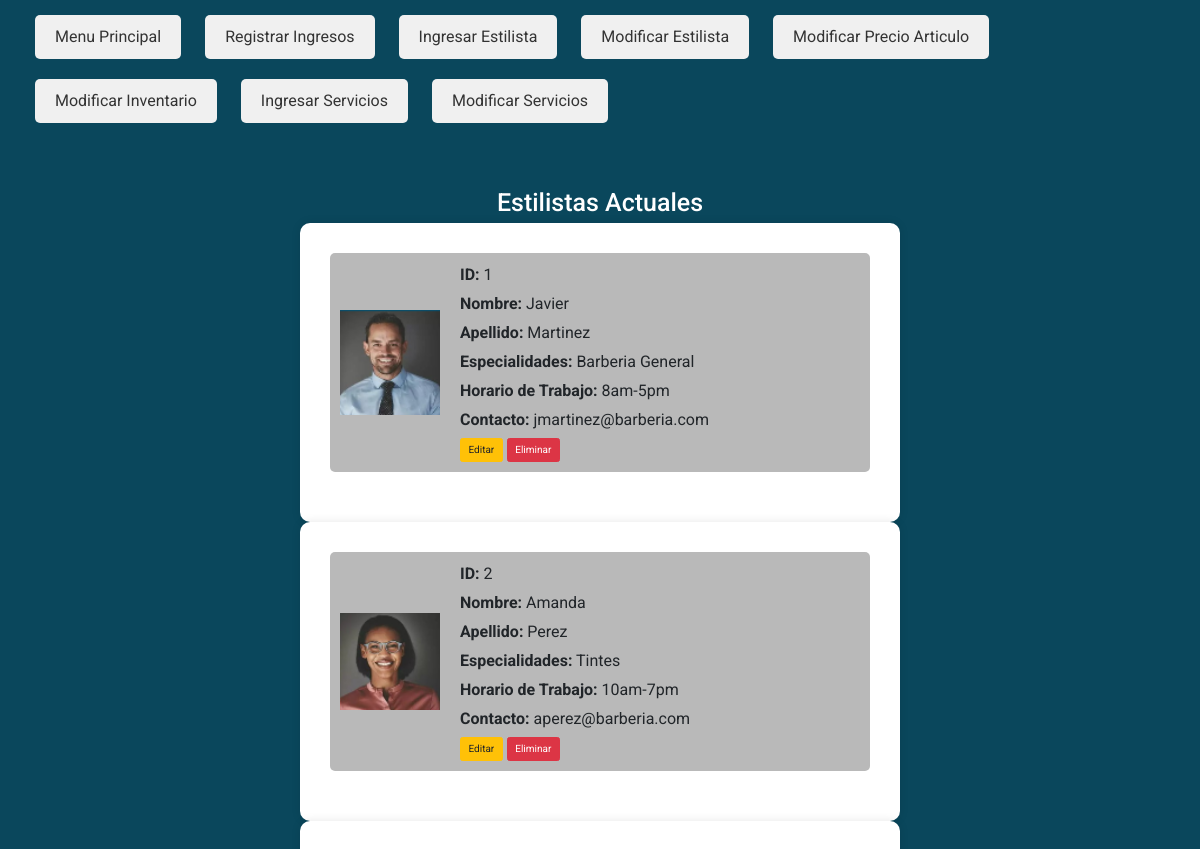
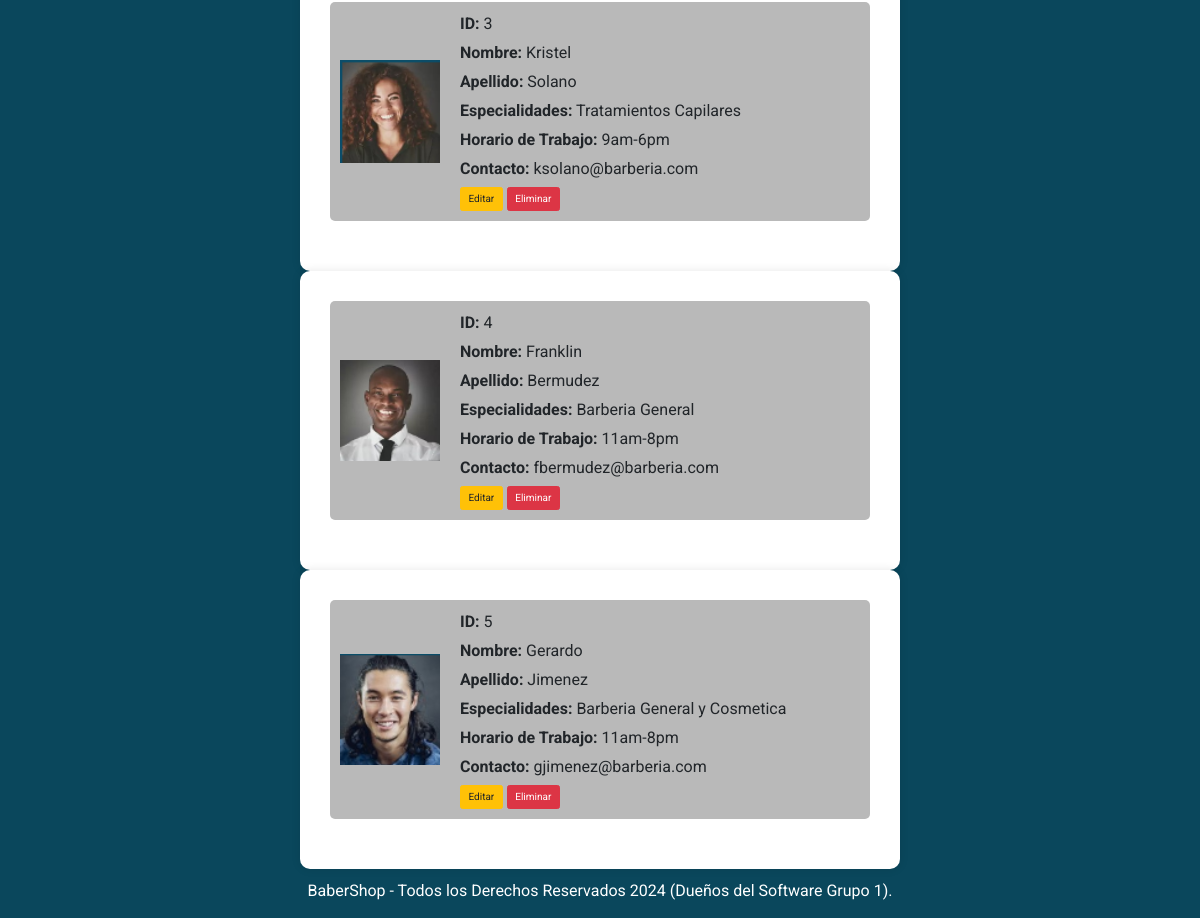
The page /ModificarEstilista.php on the database its author committed (2 pictures, top to bottom).
### tables this page shows
CREATE TABLE `estilistas` (
  `EstilistaID` int(11) NOT NULL,
  `Nombre` varchar(50) DEFAULT NULL,
  `Apellido` varchar(50) DEFAULT NULL,
  `Especialidades` varchar(255) DEFAULT NULL,
  `HorarioTrabajo` varchar(255) DEFAULT NULL,
  `Contacto` varchar(100) DEFAULT NULL,
  `imagen` varchar(255) DEFAULT NULL
);

### ModificarEstilista.php (called while the page is built)
<?php
require_once "include/templates/headAdmin.php";
?>
<?php
require "include/templates/cuerpoModiEstilista.php";
?>
<?php
include_once "include/templates/footer.php";
?>

### DAL/empleados.php (called while the page is built, shortened)
<?php
    function getArray($sql) {
        try {
            $nConexion = Conectar();
            if(mysqli_set_charset($nConexion, "utf8")){
                if(!$result = mysqli_query($nConexion, $sql)) die();
                $retorno = array();
                while ($row = mysqli_fetch_array($result)) {
                    $retorno[] = $row;
                }
            }
        } catch (\Throwable $th) {
            echo $th;
        }finally{
            Desconectar($nConexion);
        }
        return $retorno;
    }

### include/templates/cuerpoModiEstilista.php (the view, shortened to what this page needs)
<?php
require_once "DAL/empleados.php";
$query = "SELECT * FROM estilistas";
$resultadosQuery = getArray($query);
?>
<main>
    <h1>Estilistas Actuales</h1>
    <?php foreach ($resultadosQuery as $resultado) : ?>
        <form method="POST" id="formularioEliminar">
        <div class="estilista" id="estilista-<?php echo $resultado['EstilistaID']; ?>">
            <img src="img/<?php echo $resultado['imagen']; ?>" alt="Foto de Estilista <?php echo $resultado['EstilistaID']; ?>">
            <div>
                <p><strong>ID:</strong> <?php echo $resultado['EstilistaID']; ?> </p>
                <p><strong>Nombre:</strong> <?php echo $resultado['Nombre']; ?> </p>
                <p><strong>Apellido:</strong> <?php echo $resultado['Apellido']; ?> </p>
                <p><strong>Especialidades:</strong> <?php echo $resultado['Especialidades']; ?> </p>
                <p><strong>Horario de Trabajo:</strong> <?php echo $resultado['HorarioTrabajo']; ?> </p>
                <p><strong>Contacto:</strong> <?php echo $resultado['Contacto']; ?> </p>
                <div class="action-buttons">
                    <a class="btn btn-warning" href="editarEstilista.php?id=<?php echo $resultado['EstilistaID']; ?>">Editar</a>
                    <button class="btn btn-danger botones" type="submit">Eliminar</button>
                </div>
            </div>
        </div>
        </form>
    <?php endforeach; ?>
</main>

### css/style.css (style rules this page uses)
:root { --fuentePrincipal: 'Roboto', cursive; --primario: #0A475C; --secundario: #42BEA5; --gris: #B9B9B9; --blanco: #FFF; }
html { font-size: 62.5%; box-sizing: border-box; height: 100%; }
*, *:before, *:after { box-sizing: inherit; }
body { font-family: var(--fuentePrincipal); background-color: var(--primario); font-size: 1.6rem; line-height: 1.5; }
a { text-decoration: none; }
img { max-width: 100%; }
h1 { text-align: center; margin-top: 50px; color: var(--blanco); }
p { margin-bottom: 5px; }
form { width: 50%; margin: 0 auto; background-color: #fff; padding: 30px; border-radius: 10px; box-shadow: 0px 0px 10px rgba(0, 0, 0, 0.1); }
.estilista { display: flex; align-items: center; margin-bottom: 20px; padding: 10px; background-color: var(--gris); border-radius: 5px; }
.estilista img { width: 100px; height: auto; margin-right: 20px; }

### rows shown on the page
estilistas: imagen (picture), EstilistaID "1", Nombre "Javier", Apellido "Martinez", Especialidades "Barberia General", HorarioTrabajo "8am-5pm", Contacto "jmartinez@barberia.com"
estilistas: imagen (picture), EstilistaID "2", Nombre "Amanda", Apellido "Perez", Especialidades "Tintes", HorarioTrabajo "10am-7pm", Contacto "aperez@barberia.com"
estilistas: imagen (picture), EstilistaID "3", Nombre "Kristel", Apellido "Solano", Especialidades "Tratamientos Capilares", HorarioTrabajo "9am-6pm", Contacto "ksolano@barberia.com"
estilistas: imagen (picture), EstilistaID "4", Nombre "Franklin", Apellido "Bermudez", Especialidades "Barberia General", HorarioTrabajo "11am-8pm", Contacto "fbermudez@barberia.com"
estilistas: imagen (picture), EstilistaID "5", Nombre "Gerardo", Apellido "Jimenez", Especialidades "Barberia General y Cosmetica", HorarioTrabajo "11am-8pm", Contacto "gjimenez@barberia.com"
